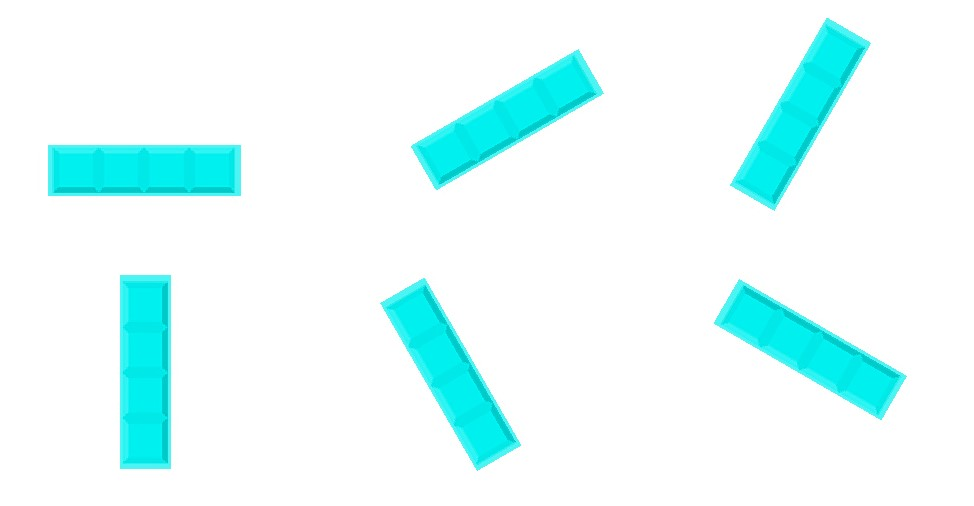
#> input picture Pertemuan_2/rotated_blocks.jpg, 974 x 506 px
$ jupyter execute 2.1_object_orientation_pca.ipynb
#> lines starting #> are read from the running program, lines starting #| are printed output that depends on the picture; after the words box and inside, x2 and y2 are one past the last pixel; in counts of white or black regions, pixels touching at a corner belong together
## 2.1 Compute 'Irregular Shape' Object Orientation using PCA Algorithm

- <font color="orange">Principal Component Analysis (PCA)</font> is a technique used to <font color="orange">simplify complex data</font> by finding the most <font color="orange">important patterns</font> in it.<br>
<br><br>
    - Above data has two variables: `y` and `x`.
    - However, these two variables are <font color="orange">not independent</font> of each other.
        - higher `x` has higher `y`
        - lower `x` has lower `y`
        - given the `x`, we can probably estimate the `y`; and vice versa.
    - That's mean they have a <font color="orange">strong correlation</font>.
    - Thus, we may say that the `x` & `y` can be described with a <font color="orange">single component</font>.

- Ilustration how to compute PCA<br><br>
<br><br>
- The <font color="orange">eigenvector</font> with the highest <font color="orange">eigenvalue</font> is the <font color="orange">first principal component</font>—the best direction for data variation.
<br><br>

- Compute PCA in OpenCV<br>
    ```python
    cv2.PCACompute(data)
- Input :
    - `data` (`numpy.ndarray`)
        - A 2D array of shape (`N`, `D`), where:
        - `N` = Number of data points (e.g., contour points)
        - `D` = Number of features (e.g., 2 for (x, y) coordinates)
- Output :
    - `mean` (`numpy.ndarray`)
        - A (1, `D`) array representing the mean of the data.
    - `eigenvectors` (`numpy.ndarray`)
        - A (`D`, `D'`) array where each row is an eigenvector.
        - The `first eigenvector` corresponds to the `principal axis` (largest variance direction).
        - `D'` is the number of selected components (default is D).

[cell 1]
import cv2
import numpy as np
import matplotlib.pyplot as plt

print("OpenCV version: " + cv2.__version__)

#### EXAMPLE 1 - Find Object Orientation using PCA

[cell 2]
# Load and convert the image to grayscale
image = cv2.imread("rotated_blocks.jpg")
#> image is the input picture: shape (506, 974, 3); mean B, G, R 252.4, 252.5, 226.3
gray = cv2.cvtColor(image, cv2.COLOR_BGR2GRAY)
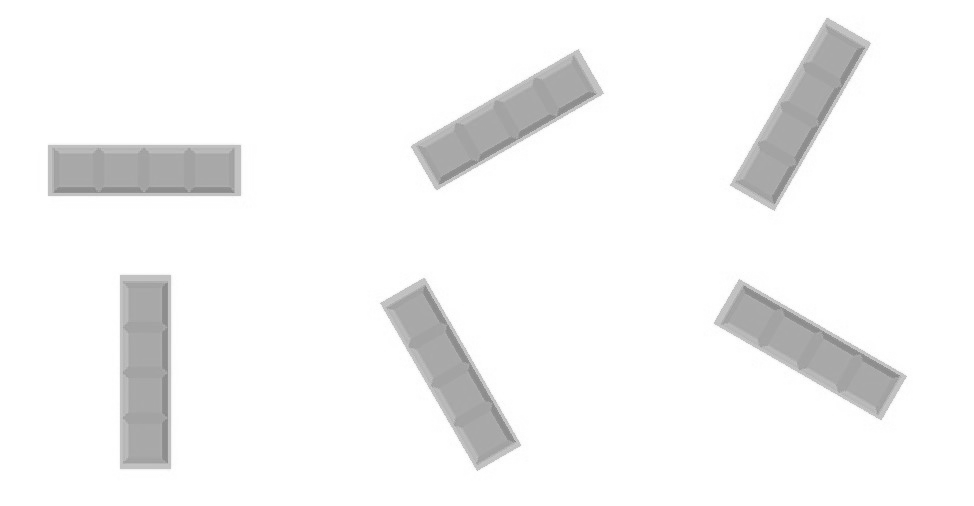
#> gray: shape (506, 974); min 132, max 255, mean 244.7

# Step 1: Apply simple Binary Thresholding (Inverse Binary Thresholding)
_, binary = cv2.threshold(gray, 230, 255, cv2.THRESH_BINARY_INV)
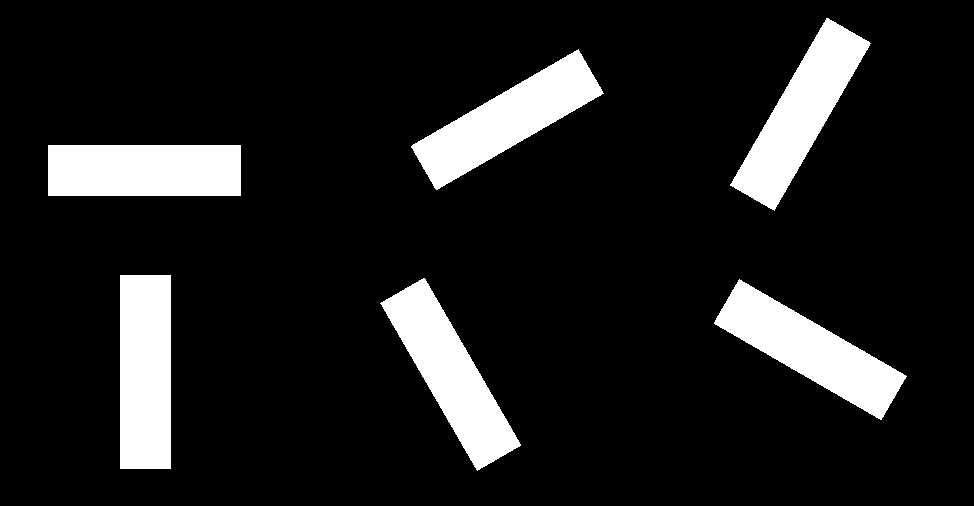
#> binary: shape (506, 974); 12.1% white; 6 white regions, box (x1, y1, x2, y2) and area: (730, 18, 871, 211) 9936, (411, 49, 604, 190) 9936, (380, 278, 521, 471) 9936, (714, 279, 907, 420) 9935, (120, 275, 171, 469) 9894, (48, 145, 241, 196) 9843

# Step 2: Apply Canny Edge Detection
edges = cv2.Canny(binary, 50, 200)
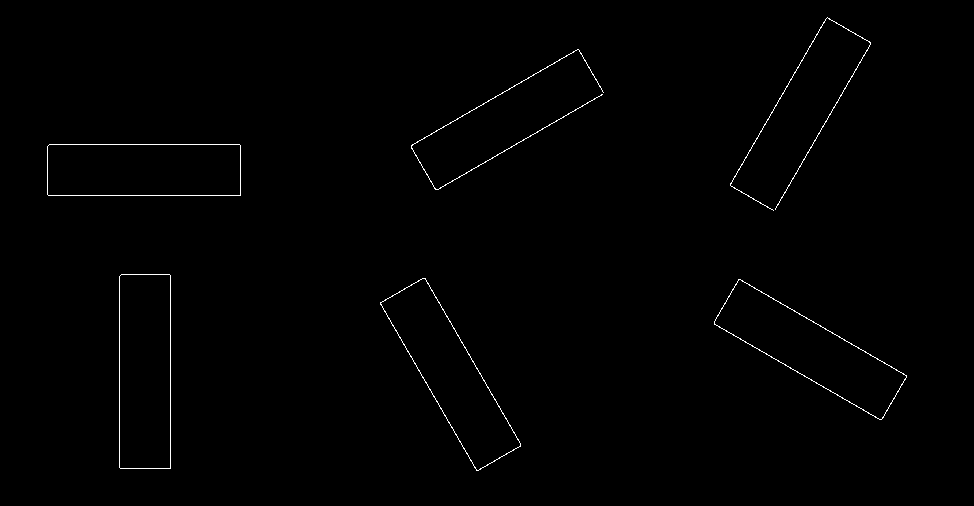
#> edges: shape (506, 974); 0.59% white in thin lines or dots, all inside (x1, y1, x2, y2) = (47, 17, 907, 471)

# Display the images binary and edges
plt.figure(figsize=(20,10))

plt.subplot(1, 2, 1)
plt.imshow(binary, cmap="gray")
plt.title("Binary Image")
plt.axis("off")

plt.subplot(1, 2, 2)
plt.imshow(edges, cmap="gray")
plt.title("Canny Edge Detection")
plt.axis("off")

plt.show()
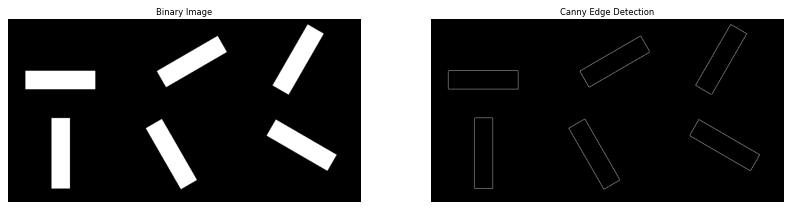
#> figure drawn by matplotlib, 2 panels

[cell 3]
# Step 3: Find contours
contours, _ = cv2.findContours(binary, cv2.RETR_EXTERNAL, cv2.CHAIN_APPROX_SIMPLE)
#> contours = 6 contours; box (x1, y1, x2, y2) and area: (380, 278, 521, 471) 9724, (411, 49, 604, 190) 9724, (730, 18, 871, 211) 9724, (714, 279, 907, 420) 9724, (120, 275, 171, 469) 9650, (48, 145, 241, 196) 9600

# Step 4: Calculate minimum area bounding rectangle
output = image.copy()
for contour in contours:

    # filter out small contours
    if cv2.contourArea(contour) < 50:
        continue

    # calculate PCA of the contour
    data_points = np.array(contour.squeeze(), dtype=np.float64)
    mean, eigenvectors = cv2.PCACompute(data_points, mean=None)

    # calculate the center of the contour
    center = tuple(mean[0].astype(int))

    # eigenvectors[0, 0] is the x-component of the first eigenvector
    # eigenvectors[0, 1] is the y-component of the first eigenvector
    # Computes the angle (θ) of the principal axis with respect to the x-axis.
    angle_rad_original = np.arctan2(eigenvectors[0, 1], eigenvectors[0, 0]) # in radians within the range [-π, π]
    angle_rad = (angle_rad_original - np.pi) % (-1 * np.pi) # in radians within the range [0, π]
    angle_rad = abs(angle_rad) # Convert to range [0, π]

    # Define the length of the orientation lines
    length = 50

    # Black line for original orientation, always referenced as horizontal line
    cv2.line(output, center, (center[0] + length, center[1]), (0, 0, 0), 2)

    # Compute the end point for the **rotation axis** (red line)
    end_x = int(center[0] + length * np.cos(angle_rad)) # x = x0 + r * cos(angle)
    end_y = int(center[1] - length * np.sin(angle_rad)) # y = y0 - r * sin(angle)
    cv2.line(output, center, (end_x, end_y), (0, 0, 255), 2)  # Red line for rotation axis

    # Draw angle text near the red line
    angle = np.rad2deg(angle_rad) # in degrees within the range [0, 180]
    text_position = (center[0] - 7, center[1] - 7)
    cv2.putText(output, f"{int(angle)}", text_position, cv2.FONT_HERSHEY_SIMPLEX,
                0.6, (0, 0, 0), 1, cv2.LINE_AA)
#> this loop made 6 passes
#> (mean, eigenvectors, center, angle_rad_original, angle_rad, end_x, end_y, angle) on passes 1, 2, 5, 6: ([[809.4, 349.2]], [[0.866, 0.5], [-0.5, 0.866]], (809, 349), 0.523, 2.62, 765, 324, 150), ([[450.4, 373.8]], [[0.501, 0.865], [0.865, -0.501]], (450, 373), 1.05, 2.1, 424, 329, 120.1), ([[507.6, 118.8]], [[0.865, -0.501], [0.501, 0.865]], (507, 118), -0.525, 0.525, 550, 92, 30.09), ([[799.8, 114.4]], [[-0.5, 0.866], [0.866, 0.5]], (799, 114), 2.09, 1.05, 823, 70, 60.02)
#> (data_points, mean, eigenvectors, center, angle_rad_original, angle_rad, end_x, end_y) on pass 3: ([[120, 275], [120, 468], [170, 468], [170, 275]], [[145, 371.5]], [[0, 1], [1, 0]], (145, 371), 1.57, 1.57, 145, 321)
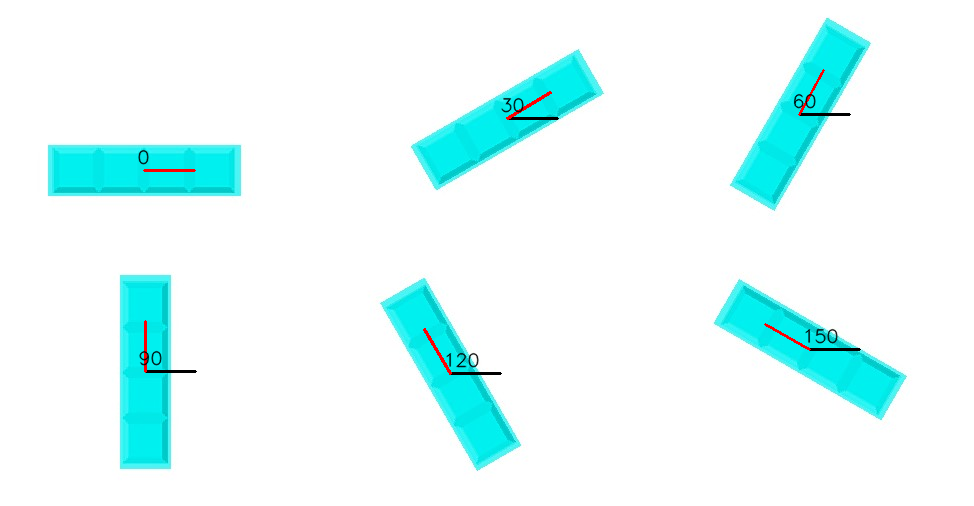
#> output: shape (506, 974, 3); 0.57% of pixels changed, all inside (x1, y1, x2, y2) = (138, 69, 861, 375)


# Show results using Matplotlib
plt.figure(figsize=(20, 6))
plt.imshow(output[:, :, ::-1])  # Convert BGR to RGB
plt.axis("off")
plt.title("Object Orientation with Reference Line")
plt.show()

$ run again, with Pertemuan_2/branch.jpg copied over Pertemuan_2/rotated_blocks.jpg
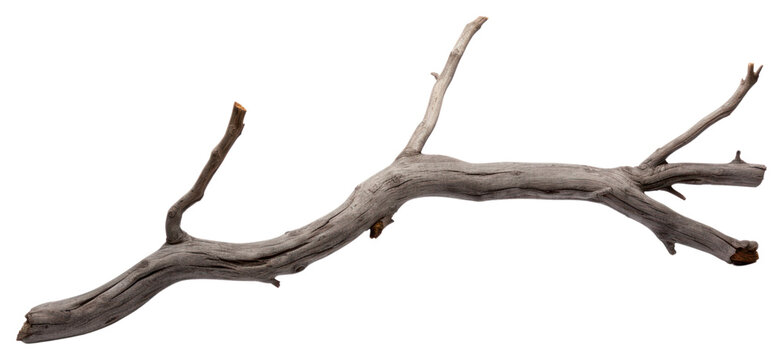
#> input picture Pertemuan_2/branch.jpg, 783 x 360 px
#> image is the input picture: shape (360, 783, 3); mean B, G, R 232.9, 233.8, 235.7
#> `_, binary = cv2.threshold(gray, 230, 255, cv2.THRESH_BINARY_INV)`:
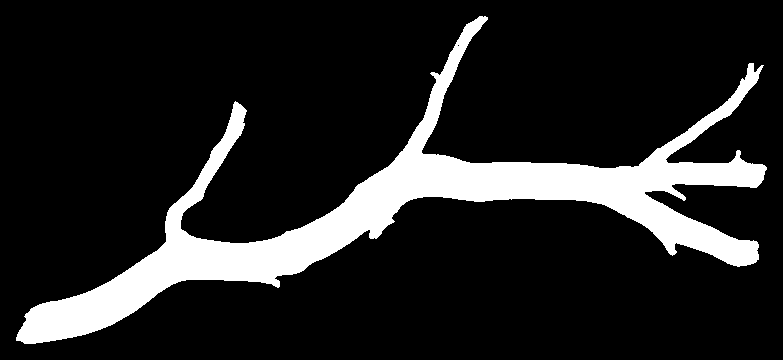
#> binary: shape (360, 783); 14% white; 1 white region, box (x1, y1, x2, y2) and area: (16, 16, 767, 344) 39512
#> edges: shape (360, 783); 1.1% white in thin lines or dots, all inside (x1, y1, x2, y2) = (15, 15, 767, 344)
#> contours = 1 contour; box (x1, y1, x2, y2) and area: (16, 16, 767, 344) 38183
#> the loop `for contour in contours:` made 1 pass
#> (mean, eigenvectors, center, angle_rad_original, angle_rad, length, end_x, end_y) on pass 1: ([[433, 189.9]], [[0.987, -0.158], [0.158, 0.987]], (432, 189), -0.159, 0.159, 50, 481, 181)
#> after the loop `for contour in contours:`:
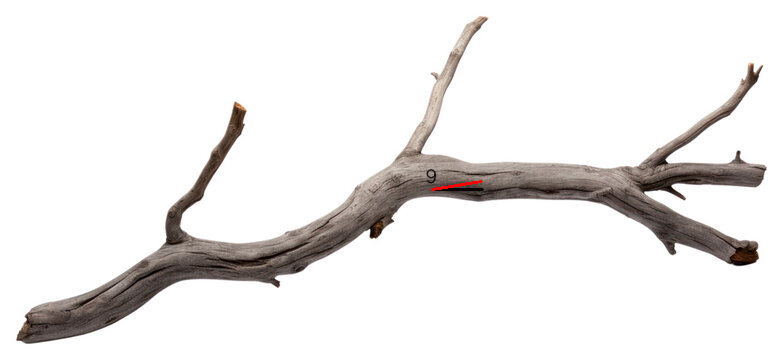
#> output: shape (360, 783, 3); 0.13% of pixels changed, all inside (x1, y1, x2, y2) = (426, 168, 484, 191)
